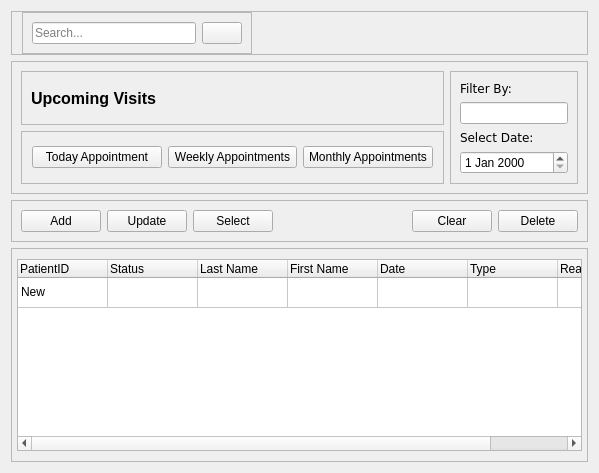
            <widget class="QWidget" name="page_3">
             <layout class="QGridLayout" name="gridLayout_21">
              <item row="0" column="0">
               <widget class="QFrame" name="search_frame">
                <property name="frameShape">
                 <enum>QFrame::StyledPanel</enum>
                </property>
                <property name="frameShadow">
                 <enum>QFrame::Raised</enum>
                </property>
                <layout class="QGridLayout" name="gridLayout_16">
                 <property name="leftMargin">
                  <number>10</number>
                 </property>
                 <property name="topMargin">
                  <number>0</number>
                 </property>
                 <property name="rightMargin">
                  <number>10</number>
                 </property>
                 <property name="bottomMargin">
                  <number>0</number>
                 </property>
                 <item row="0" column="0">
                  <widget class="QFrame" name="search_frame_1">
                   <property name="frameShape">
                    <enum>QFrame::StyledPanel</enum>
                   </property>
                   <property name="frameShadow">
                    <enum>QFrame::Raised</enum>
                   </property>
                   <layout class="QGridLayout" name="gridLayout_15">
                    <item row="0" column="1">
                     <widget class="QPushButton" name="search_btn">
                      <property name="text">
                       <string/>
                      </property>
                      <property name="icon">
                       <iconset resource="resource.qrc">
                        <normaloff>:/icon/icons/search.svg</normaloff>:/icon/icons/search.svg</iconset>
                      </property>
                     </widget>
                    </item>
                    <item row="0" column="0">
                     <widget class="QLineEdit" name="search_lineEdit">
                      <property name="placeholderText">
                       <string>Search...</string>
                      </property>
                     </widget>
                    </item>
                   </layout>
                  </widget>
                 </item>
                 <item row="0" column="1">
                  <spacer name="horizontalSpacer_2">
                   <property name="orientation">
                    <enum>Qt::Horizontal</enum>
                   </property>
                   <property name="sizeHint" stdset="0">
                    <size>
                     <width>325</width>
                     <height>20</height>
                    </size>
                   </property>
                  </spacer>
                 </item>
                </layout>
               </widget>
              </item>
              <item row="1" column="0">
               <widget class="QFrame" name="visitsInfo_frame">
                <property name="frameShape">
                 <enum>QFrame::StyledPanel</enum>
                </property>
                <property name="frameShadow">
                 <enum>QFrame::Raised</enum>
                </property>
                <layout class="QGridLayout" name="gridLayout_17">
                 <item row="0" column="0">
                  <widget class="QFrame" name="visitsTitle_frame">
                   <property name="frameShape">
                    <enum>QFrame::StyledPanel</enum>
                   </property>
                   <property name="frameShadow">
                    <enum>QFrame::Raised</enum>
                   </property>
                   <layout class="QGridLayout" name="gridLayout_13">
                    <item row="0" column="0">
                     <widget class="QLabel" name="title_label">
                      <property name="font">
                       <font>
                        <pointsize>12</pointsize>
                        <bold>true</bold>
                       </font>
                      </property>
                      <property name="text">
                       <string>Upcoming Visits</string>
                      </property>
                     </widget>
                    </item>
                    <item row="0" column="1">
                     <spacer name="horizontalSpacer">
                      <property name="orientation">
                       <enum>Qt::Horizontal</enum>
                      </property>
                      <property name="sizeHint" stdset="0">
                       <size>
                        <width>278</width>
                        <height>20</height>
                       </size>
                      </property>
                     </spacer>
                    </item>
                   </layout>
                  </widget>
                 </item>
                 <item row="0" column="1" rowspan="2">
                  <widget class="QFrame" name="filter_frame">
                   <property name="frameShape">
                    <enum>QFrame::StyledPanel</enum>
                   </property>
                   <property name="frameShadow">
                    <enum>QFrame::Raised</enum>
                   </property>
                   <layout class="QGridLayout" name="gridLayout_18">
                    <item row="0" column="0">
                     <widget class="QLabel" name="label_2">
                      <property name="font">
                       <font>
                        <family>Verdana</family>
                        <pointsize>9</pointsize>
                       </font>
                      </property>
                      <property name="text">
                       <string>Filter By:</string>
                      </property>
                     </widget>
                    </item>
                    <item row="1" column="0">
                     <widget class="QLineEdit" name="lineEdit_3"/>
                    </item>
                    <item row="2" column="0">
                     <widget class="QLabel" name="label_3">
                      <property name="font">
                       <font>
                        <family>Verdana</family>
                       </font>
                      </property>
                      <property name="text">
                       <string>Select Date: </string>
                      </property>
                     </widget>
                    </item>
                    <item row="3" column="0">
                     <widget class="QDateEdit" name="dateEdit"/>
                    </item>
                   </layout>
                  </widget>
                 </item>
                 <item row="1" column="0">
                  <widget class="QFrame" name="timeVisit_frame">
                   <property name="frameShape">
                    <enum>QFrame::StyledPanel</enum>
                   </property>
                   <property name="frameShadow">
                    <enum>QFrame::Raised</enum>
                   </property>
                   <layout class="QGridLayout" name="gridLayout_14" rowstretch="0">
                    <property name="leftMargin">
                     <number>10</number>
                    </property>
                    <property name="topMargin">
                     <number>0</number>
                    </property>
                    <property name="rightMargin">
                     <number>10</number>
                    </property>
                    <property name="bottomMargin">
                     <number>0</number>
                    </property>
                    <property name="verticalSpacing">
                     <number>0</number>
                    </property>
                    <item row="0" column="0">
                     <widget class="QPushButton" name="today_btn">
                      <property name="text">
                       <string>Today Appointment</string>
                      </property>
                     </widget>
                    </item>
                    <item row="0" column="2">
                     <widget class="QPushButton" name="monthly_btn">
                      <property name="text">
                       <string>Monthly Appointments</string>
                      </property>
                     </widget>
                    </item>
                    <item row="0" column="1">
                     <widget class="QPushButton" name="weekly_btn">
                      <property name="text">
                       <string>Weekly Appointments</string>
                      </property>
                     </widget>
                    </item>
                   </layout>
                  </widget>
                 </item>
                </layout>
               </widget>
              </item>
              <item row="2" column="0">
               <widget class="QFrame" name="visits_function_frame">
                <property name="frameShape">
                 <enum>QFrame::StyledPanel</enum>
                </property>
                <property name="frameShadow">
                 <enum>QFrame::Raised</enum>
                </property>
                <layout class="QGridLayout" name="gridLayout_20">
                 <item row="0" column="0">
                  <layout class="QHBoxLayout" name="horizontalLayout_2">
                   <item>
                    <widget class="QPushButton" name="add_btn_3">
                     <property name="text">
                      <string>Add</string>
                     </property>
                     <property name="icon">
                      <iconset>
                       <normaloff>icons/add.svg</normaloff>icons/add.svg</iconset>
                     </property>
                     <property name="iconSize">
                      <size>
                       <width>20</width>
                       <height>20</height>
                      </size>
                     </property>
                    </widget>
                   </item>
                   <item>
                    <widget class="QPushButton" name="update_btn_3">
                     <property name="text">
                      <string>Update</string>
                     </property>
                     <property name="icon">
                      <iconset>
                       <normaloff>icons/update.svg</normaloff>icons/update.svg</iconset>
                     </property>
                     <property name="iconSize">
                      <size>
                       <width>20</width>
                       <height>20</height>
                      </size>
                     </property>
                    </widget>
                   </item>
                   <item>
                    <widget class="QPushButton" name="select_btn_3">
                     <property name="text">
                      <string>Select</string>
                     </property>
                     <property name="icon">
                      <iconset>
                       <normaloff>icons/select.svg</normaloff>icons/select.svg</iconset>
                     </property>
                     <property name="iconSize">
                      <size>
                       <width>20</width>
                       <height>20</height>
                      </size>
                     </property>
                    </widget>
                   </item>
                   <item>
                    <spacer name="horizontalSpacer_3">
                     <property name="orientation">
                      <enum>Qt::Horizontal</enum>
                     </property>
                     <property name="sizeType">
                      <enum>QSizePolicy::Expanding</enum>
                     </property>
                     <property name="sizeHint" stdset="0">
                      <size>
                       <width>20</width>
                       <height>20</height>
                      </size>
                     </property>
                    </spacer>
                   </item>
                   <item>
                    <widget class="QPushButton" name="clear_btn_3">
                     <property name="text">
                      <string>Clear</string>
                     </property>
                     <property name="icon">
                      <iconset>
                       <normaloff>icons/clear.svg</normaloff>icons/clear.svg</iconset>
                     </property>
                     <property name="iconSize">
                      <size>
                       <width>20</width>
                       <height>20</height>
                      </size>
                     </property>
                    </widget>
                   </item>
                   <item>
                    <widget class="QPushButton" name="delete_btn_3">
                     <property name="text">
                      <string>Delete</string>
                     </property>
                     <property name="icon">
                      <iconset>
                       <normaloff>icons/delete.svg</normaloff>icons/delete.svg</iconset>
                     </property>
                     <property name="iconSize">
                      <size>
                       <width>20</width>
                       <height>20</height>
                      </size>
                     </property>
                    </widget>
                   </item>
                  </layout>
                 </item>
                </layout>
               </widget>
              </item>
              <item row="3" column="0">
               <widget class="QFrame" name="visits_result_frame">
                <property name="frameShape">
                 <enum>QFrame::StyledPanel</enum>
                </property>
                <property name="frameShadow">
                 <enum>QFrame::Raised</enum>
                </property>
                <layout class="QGridLayout" name="gridLayout_19">
                 <property name="leftMargin">
                  <number>5</number>
                 </property>
                 <property name="topMargin">
                  <number>10</number>
                 </property>
                 <property name="rightMargin">
                  <number>5</number>
                 </property>
                 <property name="bottomMargin">
                  <number>10</number>
                 </property>
                 <item row="0" column="1">
                  <widget class="QTableWidget" name="visits_tableWidget">
                   <property name="focusPolicy">
                    <enum>Qt::NoFocus</enum>
                   </property>
                   <property name="layoutDirection">
                    <enum>Qt::LeftToRight</enum>
                   </property>
                   <property name="autoFillBackground">
                    <bool>false</bool>
                   </property>
                   <attribute name="horizontalHeaderMinimumSectionSize">
                    <number>50</number>
                   </attribute>
                   <attribute name="horizontalHeaderDefaultSectionSize">
                    <number>90</number>
                   </attribute>
                   <attribute name="horizontalHeaderShowSortIndicator" stdset="0">
                    <bool>false</bool>
                   </attribute>
                   <attribute name="horizontalHeaderStretchLastSection">
                    <bool>true</bool>
                   </attribute>
                   <attribute name="verticalHeaderVisible">
                    <bool>false</bool>
                   </attribute>
                   <row>
                    <property name="text">
                     <string>New Row</string>
                    </property>
                   </row>
                   <column>
                    <property name="text">
                     <string>PatientID</string>
                    </property>
                    <property name="textAlignment">
                     <set>AlignLeading|AlignVCenter</set>
                    </property>
                   </column>
                   <column>
                    <property name="text">
                     <string>Status</string>
                    </property>
                    <property name="textAlignment">
                     <set>AlignLeading|AlignVCenter</set>
                    </property>
                   </column>
                   <column>
                    <property name="text">
                     <string>Last Name</string>
                    </property>
                    <property name="textAlignment">
                     <set>AlignLeading|AlignVCenter</set>
                    </property>
                   </column>
                   <column>
                    <property name="text">
                     <string>First Name</string>
                    </property>
                    <property name="textAlignment">
                     <set>AlignLeading|AlignVCenter</set>
                    </property>
                   </column>
                   <column>
                    <property name="text">
                     <string>Date</string>
                    </property>
                    <property name="textAlignment">
                     <set>AlignLeading|AlignVCenter</set>
                    </property>
                   </column>
                   <column>
                    <property name="text">
                     <string>Type</string>
                    </property>
                    <property name="textAlignment">
                     <set>AlignLeading|AlignVCenter</set>
                    </property>
                   </column>
                   <column>
                    <property name="text">
                     <string>Reason</string>
                    </property>
                    <property name="textAlignment">
                     <set>AlignLeading|AlignVCenter</set>
                    </property>
                   </column>
                   <item row="0" column="0">
                    <property name="text">
                     <string>New</string>
                    </property>
                   </item>
                  </widget>
                 </item>
                </layout>
               </widget>
              </item>
             </layout>
            </widget>
